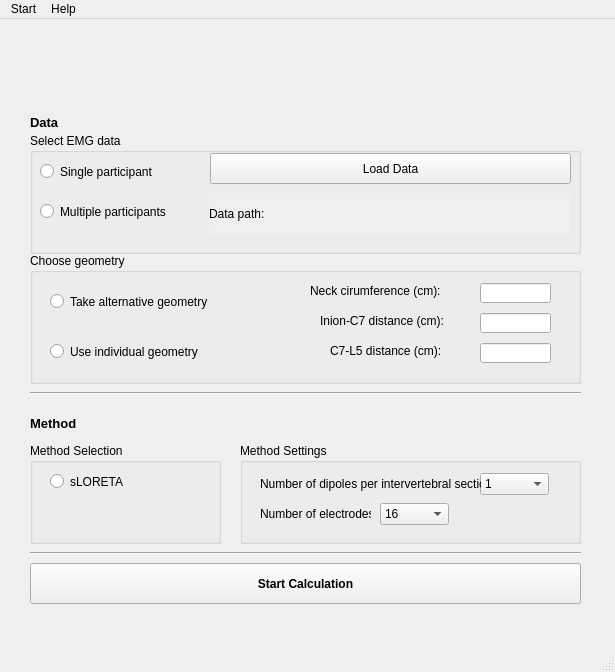
<?xml version="1.0" encoding="UTF-8"?>
<ui version="4.0">
 <class>MainWindow</class>
 <widget class="QMainWindow" name="MainWindow">
  <property name="geometry">
   <rect>
    <x>0</x>
    <y>0</y>
    <width>615</width>
    <height>672</height>
   </rect>
  </property>
  <property name="windowTitle">
   <string>Source Localization: EMG</string>
  </property>
  <property name="autoFillBackground">
   <bool>true</bool>
  </property>
  <widget class="QWidget" name="centralwidget">
   <widget class="QGroupBox" name="grpboxMethSel_">
    <property name="geometry">
     <rect>
      <x>30</x>
      <y>424</y>
      <width>191</width>
      <height>101</height>
     </rect>
    </property>
    <property name="title">
     <string>Method Selection</string>
    </property>
    <widget class="QRadioButton" name="rdbtn_sLORETA">
     <property name="geometry">
      <rect>
       <x>20</x>
       <y>30</y>
       <width>82</width>
       <height>17</height>
      </rect>
     </property>
     <property name="text">
      <string>sLORETA</string>
     </property>
    </widget>
   </widget>
   <widget class="QGroupBox" name="grpbox_MethSett">
    <property name="geometry">
     <rect>
      <x>240</x>
      <y>424</y>
      <width>341</width>
      <height>101</height>
     </rect>
    </property>
    <property name="title">
     <string>Method Settings</string>
    </property>
    <widget class="QComboBox" name="cbox_NumDipoles">
     <property name="geometry">
      <rect>
       <x>240</x>
       <y>30</y>
       <width>69</width>
       <height>22</height>
      </rect>
     </property>
     <item>
      <property name="text">
       <string>1</string>
      </property>
     </item>
     <item>
      <property name="text">
       <string>2</string>
      </property>
     </item>
     <item>
      <property name="text">
       <string>3</string>
      </property>
     </item>
     <item>
      <property name="text">
       <string>4</string>
      </property>
     </item>
     <item>
      <property name="text">
       <string>5</string>
      </property>
     </item>
    </widget>
    <widget class="QComboBox" name="cBox_NumElec">
     <property name="geometry">
      <rect>
       <x>140</x>
       <y>60</y>
       <width>69</width>
       <height>22</height>
      </rect>
     </property>
     <item>
      <property name="text">
       <string>16</string>
      </property>
     </item>
    </widget>
    <widget class="QLabel" name="lbl_NumDipoles">
     <property name="geometry">
      <rect>
       <x>20</x>
       <y>30</y>
       <width>221</width>
       <height>21</height>
      </rect>
     </property>
     <property name="text">
      <string>Number of dipoles per intervertebral section:</string>
     </property>
    </widget>
    <widget class="QLabel" name="lbl_NumElec">
     <property name="geometry">
      <rect>
       <x>20</x>
       <y>60</y>
       <width>111</width>
       <height>21</height>
      </rect>
     </property>
     <property name="text">
      <string>Number of electrodes:</string>
     </property>
    </widget>
   </widget>
   <widget class="QGroupBox" name="grpbox_geom">
    <property name="geometry">
     <rect>
      <x>30</x>
      <y>234</y>
      <width>551</width>
      <height>131</height>
     </rect>
    </property>
    <property name="title">
     <string>Choose geometry</string>
    </property>
    <widget class="QRadioButton" name="rdbtn_GeomMeasur">
     <property name="geometry">
      <rect>
       <x>20</x>
       <y>90</y>
       <width>170</width>
       <height>17</height>
      </rect>
     </property>
     <property name="text">
      <string>Use individual geometry</string>
     </property>
    </widget>
    <widget class="QRadioButton" name="rdbtn_AltGeom">
     <property name="geometry">
      <rect>
       <x>20</x>
       <y>40</y>
       <width>200</width>
       <height>17</height>
      </rect>
     </property>
     <property name="text">
      <string>Take alternative geometry</string>
     </property>
    </widget>
    <widget class="QLineEdit" name="ledit_C7L5">
     <property name="geometry">
      <rect>
       <x>450</x>
       <y>90</y>
       <width>71</width>
       <height>20</height>
      </rect>
     </property>
    </widget>
    <widget class="QLineEdit" name="ledit_InionC7">
     <property name="geometry">
      <rect>
       <x>450</x>
       <y>60</y>
       <width>71</width>
       <height>20</height>
      </rect>
     </property>
    </widget>
    <widget class="QLineEdit" name="ledit_NeckCircum">
     <property name="geometry">
      <rect>
       <x>450</x>
       <y>30</y>
       <width>71</width>
       <height>20</height>
      </rect>
     </property>
    </widget>
    <widget class="QLabel" name="lbl_NeckCircum">
     <property name="geometry">
      <rect>
       <x>280</x>
       <y>30</y>
       <width>150</width>
       <height>16</height>
      </rect>
     </property>
     <property name="text">
      <string>Neck cirumference (cm):</string>
     </property>
    </widget>
    <widget class="QLabel" name="lbl_InionC7">
     <property name="geometry">
      <rect>
       <x>290</x>
       <y>60</y>
       <width>140</width>
       <height>16</height>
      </rect>
     </property>
     <property name="text">
      <string>Inion-C7 distance (cm):</string>
     </property>
    </widget>
    <widget class="QLabel" name="lbl_C7L5">
     <property name="geometry">
      <rect>
       <x>300</x>
       <y>90</y>
       <width>130</width>
       <height>16</height>
      </rect>
     </property>
     <property name="text">
      <string>C7-L5 distance (cm):</string>
     </property>
    </widget>
   </widget>
   <widget class="QGroupBox" name="grpBox_EMG">
    <property name="geometry">
     <rect>
      <x>30</x>
      <y>114</y>
      <width>551</width>
      <height>121</height>
     </rect>
    </property>
    <property name="title">
     <string>Select EMG data</string>
    </property>
    <widget class="QRadioButton" name="rdbtn_MultiPart">
     <property name="geometry">
      <rect>
       <x>10</x>
       <y>70</y>
       <width>150</width>
       <height>17</height>
      </rect>
     </property>
     <property name="text">
      <string>Multiple participants</string>
     </property>
    </widget>
    <widget class="QRadioButton" name="rdbtn_SinglePart">
     <property name="geometry">
      <rect>
       <x>10</x>
       <y>30</y>
       <width>140</width>
       <height>17</height>
      </rect>
     </property>
     <property name="text">
      <string>Single participant</string>
     </property>
    </widget>
    <widget class="QPushButton" name="btn_LoadData">
     <property name="geometry">
      <rect>
       <x>180</x>
       <y>20</y>
       <width>361</width>
       <height>31</height>
      </rect>
     </property>
     <property name="text">
      <string>Load Data</string>
     </property>
    </widget>
    <widget class="QLabel" name="lbl_DataPath">
     <property name="geometry">
      <rect>
       <x>179</x>
       <y>60</y>
       <width>361</width>
       <height>41</height>
      </rect>
     </property>
     <property name="autoFillBackground">
      <bool>true</bool>
     </property>
     <property name="text">
      <string>Data path:</string>
     </property>
    </widget>
   </widget>
   <widget class="QLabel" name="lbl_Data">
    <property name="geometry">
     <rect>
      <x>30</x>
      <y>93</y>
      <width>551</width>
      <height>21</height>
     </rect>
    </property>
    <property name="font">
     <font>
      <pointsize>10</pointsize>
      <bold>true</bold>
     </font>
    </property>
    <property name="autoFillBackground">
     <bool>true</bool>
    </property>
    <property name="text">
     <string>Data</string>
    </property>
   </widget>
   <widget class="QLabel" name="lbl_Method">
    <property name="geometry">
     <rect>
      <x>30</x>
      <y>394</y>
      <width>551</width>
      <height>21</height>
     </rect>
    </property>
    <property name="font">
     <font>
      <pointsize>10</pointsize>
      <bold>true</bold>
     </font>
    </property>
    <property name="autoFillBackground">
     <bool>true</bool>
    </property>
    <property name="text">
     <string>Method</string>
    </property>
   </widget>
   <widget class="QPushButton" name="btn_StartCalc">
    <property name="geometry">
     <rect>
      <x>30</x>
      <y>544</y>
      <width>551</width>
      <height>41</height>
     </rect>
    </property>
    <property name="font">
     <font>
      <bold>true</bold>
     </font>
    </property>
    <property name="text">
     <string>Start Calculation</string>
    </property>
   </widget>
   <widget class="Line" name="line_DataMethod">
    <property name="geometry">
     <rect>
      <x>30</x>
      <y>364</y>
      <width>551</width>
      <height>20</height>
     </rect>
    </property>
    <property name="orientation">
     <enum>Qt::Horizontal</enum>
    </property>
   </widget>
   <widget class="Line" name="line_MethodVis">
    <property name="geometry">
     <rect>
      <x>30</x>
      <y>524</y>
      <width>551</width>
      <height>20</height>
     </rect>
    </property>
    <property name="orientation">
     <enum>Qt::Horizontal</enum>
    </property>
   </widget>
   <widget class="QGraphicsView" name="graphic_INE">
    <property name="geometry">
     <rect>
      <x>1180</x>
      <y>580</y>
      <width>41</width>
      <height>41</height>
     </rect>
    </property>
   </widget>
   <widget class="QGraphicsView" name="graphic_TUGraz_2">
    <property name="geometry">
     <rect>
      <x>1180</x>
      <y>640</y>
      <width>256</width>
      <height>192</height>
     </rect>
    </property>
   </widget>
   <widget class="QFrame" name="frame_Feedback">
    <property name="geometry">
     <rect>
      <x>589</x>
      <y>653</y>
      <width>581</width>
      <height>121</height>
     </rect>
    </property>
    <property name="frameShape">
     <enum>QFrame::StyledPanel</enum>
    </property>
    <property name="frameShadow">
     <enum>QFrame::Raised</enum>
    </property>
   </widget>
   <widget class="QLabel" name="img_TUGraz">
    <property name="geometry">
     <rect>
      <x>30</x>
      <y>10</y>
      <width>131</width>
      <height>71</height>
     </rect>
    </property>
    <property name="text">
     <string/>
    </property>
    <property name="pixmap">
     <pixmap>../../../../Downloads/Logo_Graz.png</pixmap>
    </property>
    <property name="scaledContents">
     <bool>true</bool>
    </property>
   </widget>
   <widget class="QLabel" name="img_INE">
    <property name="geometry">
     <rect>
      <x>480</x>
      <y>10</y>
      <width>101</width>
      <height>71</height>
     </rect>
    </property>
    <property name="text">
     <string/>
    </property>
    <property name="pixmap">
     <pixmap>../../../../Downloads/ine.png</pixmap>
    </property>
    <property name="scaledContents">
     <bool>true</bool>
    </property>
   </widget>
   <widget class="QLabel" name="lbl_Feedback">
    <property name="geometry">
     <rect>
      <x>30</x>
      <y>590</y>
      <width>551</width>
      <height>21</height>
     </rect>
    </property>
    <property name="text">
     <string/>
    </property>
   </widget>
  </widget>
  <widget class="QMenuBar" name="menubar">
   <property name="geometry">
    <rect>
     <x>0</x>
     <y>0</y>
     <width>615</width>
     <height>22</height>
    </rect>
   </property>
   <widget class="QMenu" name="menuStart">
    <property name="title">
     <string>Start</string>
    </property>
    <addaction name="actionLoad_new_file"/>
   </widget>
   <widget class="QMenu" name="menuHelp">
    <property name="title">
     <string>Help</string>
    </property>
    <addaction name="actionGet_more_information"/>
   </widget>
   <addaction name="menuStart"/>
   <addaction name="menuHelp"/>
  </widget>
  <widget class="QStatusBar" name="statusbar"/>
  <action name="actionLoad_new_file">
   <property name="checkable">
    <bool>false</bool>
   </property>
   <property name="enabled">
    <bool>true</bool>
   </property>
   <property name="text">
    <string>Load new file</string>
   </property>
  </action>
  <action name="actionGet_more_information">
   <property name="checked">
    <bool>false</bool>
   </property>
   <property name="text">
    <string>Get more information</string>
   </property>
  </action>
 </widget>
 <resources/>
 <connections/>
</ui>
